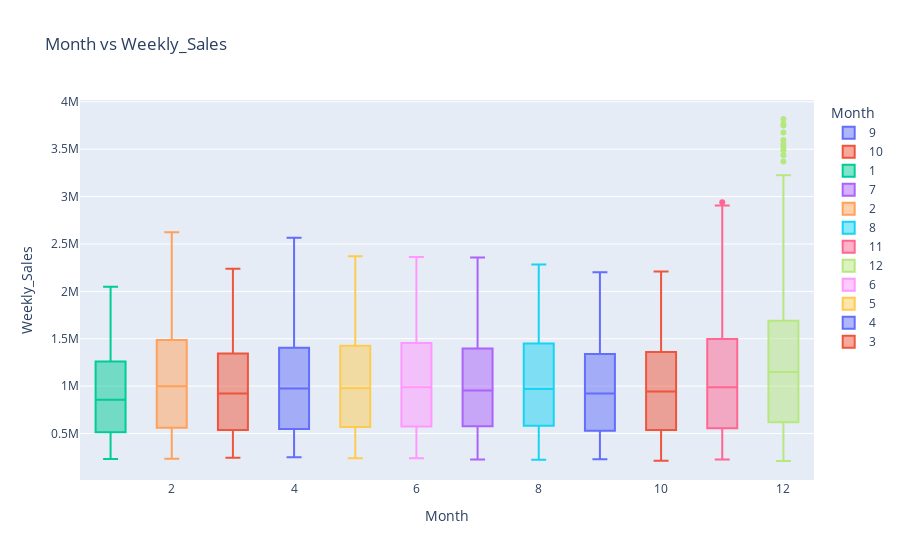
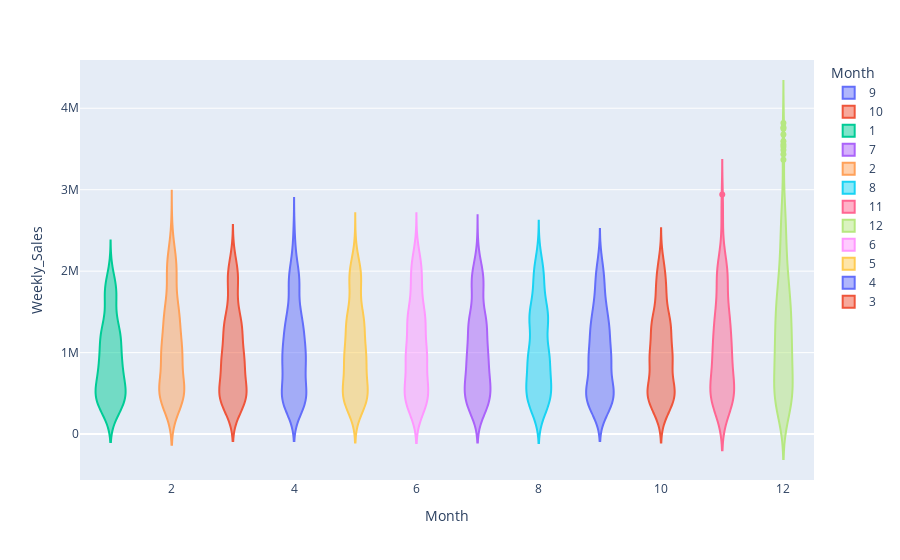

Notebook cell for these charts, in order:
### Markdown cell above
**Further visualization of highly correlated Features(Unemployment, CPI, Month, Temperature )  with Weekly Sales(Target Feature)**

### Code cell
import plotly.express as px
fig = px.box(df, x='Month', y='Weekly_Sales', color='Month', title="Month vs Weekly_Sales")
fig.show()
fig = px.violin(df, x='Month', y='Weekly_Sales', color='Month')
fig.show()

### Figure 1 — Plotly figure (JSON) as saved in the notebook; plotly's stock layout.template omitted (floating-point values rounded to 4 significant figures; data arrays with more than 128 entries replaced by an {"elided": "..."} marker saying what was removed)
{"data": [{"alignmentgroup": "True", "hovertemplate": "Month=%{x}<br>Weekly_Sales=%{y}<extra></extra>", "legendgroup": "9", "marker": {"color": "#636efa"}, "name": "9", "notched": false, "offsetgroup": "9", "orientation": "v", "showlegend": true, "type": "box", "x": {"elided": "466 int values"}, "x0": " ", "xaxis": "x", "y": {"elided": "466 float values"}, "y0": " ", "yaxis": "y"}, {"alignmentgroup": "True", "hovertemplate": "Month=%{x}<br>Weekly_Sales=%{y}<extra></extra>", "legendgroup": "10", "marker": {"color": "#EF553B"}, "name": "10", "notched": false, "offsetgroup": "10", "orientation": "v", "showlegend": true, "type": "box", "x": {"elided": "461 int values"}, "x0": " ", "xaxis": "x", "y": {"elided": "461 float values"}, "y0": " ", "yaxis": "y"}, {"alignmentgroup": "True", "hovertemplate": "Month=%{x}<br>Weekly_Sales=%{y}<extra></extra>", "legendgroup": "1", "marker": {"color": "#00cc96"}, "name": "1", "notched": false, "offsetgroup": "1", "orientation": "v", "showlegend": true, "type": "box", "x": {"elided": "283 int values"}, "x0": " ", "xaxis": "x", "y": {"elided": "283 float values"}, "y0": " ", "yaxis": "y"}, {"alignmentgroup": "True", "hovertemplate": "Month=%{x}<br>Weekly_Sales=%{y}<extra></extra>", "legendgroup": "7", "marker": {"color": "#ab63fa"}, "name": "7", "notched": false, "offsetgroup": "7", "orientation": "v", "showlegend": true, "type": "box", "x": {"elided": "481 int values"}, "x0": " ", "xaxis": "x", "y": {"elided": "481 float values"}, "y0": " ", "yaxis": "y"}, {"alignmentgroup": "True", "hovertemplate": "Month=%{x}<br>Weekly_Sales=%{y}<extra></extra>", "legendgroup": "2", "marker": {"color": "#FFA15A"}, "name": "2", "notched": false, "offsetgroup": "2", "orientation": "v", "showlegend": true, "type": "box", "x": {"elided": "414 int values"}, "x0": " ", "xaxis": "x", "y": {"elided": "414 float values"}, "y0": " ", "yaxis": "y"}, {"alignmentgroup": "True", "hovertemplate": "Month=%{x}<br>Weekly_Sales=%{y}<extra></extra>", "legendgroup": "8", "marker": {"color": "#19d3f3"}, "name": "8", "notched": false, "offsetgroup": "8", "orientation": "v", "showlegend": true, "type": "box", "x": {"elided": "453 int values"}, "x0": " ", "xaxis": "x", "y": {"elided": "453 float values"}, "y0": " ", "yaxis": "y"}, {"alignmentgroup": "True", "hovertemplate": "Month=%{x}<br>Weekly_Sales=%{y}<extra></extra>", "legendgroup": "11", "marker": {"color": "#FF6692"}, "name": "11", "notched": false, "offsetgroup": "11", "orientation": "v", "showlegend": true, "type": "box", "x": {"elided": "272 int values"}, "x0": " ", "xaxis": "x", "y": {"elided": "272 float values"}, "y0": " ", "yaxis": "y"}, {"alignmentgroup": "True", "hovertemplate": "Month=%{x}<br>Weekly_Sales=%{y}<extra></extra>", "legendgroup": "12", "marker": {"color": "#B6E880"}, "name": "12", "notched": false, "offsetgroup": "12", "orientation": "v", "showlegend": true, "type": "box", "x": {"elided": "357 int values"}, "x0": " ", "xaxis": "x", "y": {"elided": "357 float values"}, "y0": " ", "yaxis": "y"}, {"alignmentgroup": "True", "hovertemplate": "Month=%{x}<br>Weekly_Sales=%{y}<extra></extra>", "legendgroup": "6", "marker": {"color": "#FF97FF"}, "name": "6", "notched": false, "offsetgroup": "6", "orientation": "v", "showlegend": true, "type": "box", "x": {"elided": "456 int values"}, "x0": " ", "xaxis": "x", "y": {"elided": "456 float values"}, "y0": " ", "yaxis": "y"}, {"alignmentgroup": "True", "hovertemplate": "Month=%{x}<br>Weekly_Sales=%{y}<extra></extra>", "legendgroup": "5", "marker": {"color": "#FECB52"}, "name": "5", "notched": false, "offsetgroup": "5", "orientation": "v", "showlegend": true, "type": "box", "x": {"elided": "423 int values"}, "x0": " ", "xaxis": "x", "y": {"elided": "423 float values"}, "y0": " ", "yaxis": "y"}, {"alignmentgroup": "True", "hovertemplate": "Month=%{x}<br>Weekly_Sales=%{y}<extra></extra>", "legendgroup": "4", "marker": {"color": "#636efa"}, "name": "4", "notched": false, "offsetgroup": "4", "orientation": "v", "showlegend": true, "type": "box", "x": {"elided": "493 int values"}, "x0": " ", "xaxis": "x", "y": {"elided": "493 float values"}, "y0": " ", "yaxis": "y"}, {"alignmentgroup": "True", "hovertemplate": "Month=%{x}<br>Weekly_Sales=%{y}<extra></extra>", "legendgroup": "3", "marker": {"color": "#EF553B"}, "name": "3", "notched": false, "offsetgroup": "3", "orientation": "v", "showlegend": true, "type": "box", "x": {"elided": "441 int values"}, "x0": " ", "xaxis": "x", "y": {"elided": "441 float values"}, "y0": " ", "yaxis": "y"}], "layout": {"autosize": true, "boxmode": "overlay", "legend": {"title": {"text": "Month"}, "tracegroupgap": 0}, "title": {"text": "Month vs Weekly_Sales"}, "xaxis": {"anchor": "y", "autorange": true, "categoryarray": [9, 10, 1, 7, 2, 8, 11, 12, 6, 5, 4, 3], "categoryorder": "array", "domain": [0, 1], "range": [0.5, 12.5], "title": {"text": "Month"}, "type": "linear"}, "yaxis": {"anchor": "x", "autorange": true, "domain": [0, 1], "range": [9503.0, 4019000.0], "title": {"text": "Weekly_Sales"}, "type": "linear"}}}

### Figure 2 — Plotly figure (JSON) as saved in the notebook; plotly's stock layout.template omitted (floating-point values rounded to 4 significant figures; data arrays with more than 128 entries replaced by an {"elided": "..."} marker saying what was removed)
{"data": [{"alignmentgroup": "True", "box": {"visible": false}, "hovertemplate": "Month=%{x}<br>Weekly_Sales=%{y}<extra></extra>", "legendgroup": "9", "marker": {"color": "#636efa"}, "name": "9", "offsetgroup": "9", "orientation": "v", "scalegroup": "True", "showlegend": true, "type": "violin", "x": {"elided": "466 int values"}, "x0": " ", "xaxis": "x", "y": {"elided": "466 float values"}, "y0": " ", "yaxis": "y"}, {"alignmentgroup": "True", "box": {"visible": false}, "hovertemplate": "Month=%{x}<br>Weekly_Sales=%{y}<extra></extra>", "legendgroup": "10", "marker": {"color": "#EF553B"}, "name": "10", "offsetgroup": "10", "orientation": "v", "scalegroup": "True", "showlegend": true, "type": "violin", "x": {"elided": "461 int values"}, "x0": " ", "xaxis": "x", "y": {"elided": "461 float values"}, "y0": " ", "yaxis": "y"}, {"alignmentgroup": "True", "box": {"visible": false}, "hovertemplate": "Month=%{x}<br>Weekly_Sales=%{y}<extra></extra>", "legendgroup": "1", "marker": {"color": "#00cc96"}, "name": "1", "offsetgroup": "1", "orientation": "v", "scalegroup": "True", "showlegend": true, "type": "violin", "x": {"elided": "283 int values"}, "x0": " ", "xaxis": "x", "y": {"elided": "283 float values"}, "y0": " ", "yaxis": "y"}, {"alignmentgroup": "True", "box": {"visible": false}, "hovertemplate": "Month=%{x}<br>Weekly_Sales=%{y}<extra></extra>", "legendgroup": "7", "marker": {"color": "#ab63fa"}, "name": "7", "offsetgroup": "7", "orientation": "v", "scalegroup": "True", "showlegend": true, "type": "violin", "x": {"elided": "481 int values"}, "x0": " ", "xaxis": "x", "y": {"elided": "481 float values"}, "y0": " ", "yaxis": "y"}, {"alignmentgroup": "True", "box": {"visible": false}, "hovertemplate": "Month=%{x}<br>Weekly_Sales=%{y}<extra></extra>", "legendgroup": "2", "marker": {"color": "#FFA15A"}, "name": "2", "offsetgroup": "2", "orientation": "v", "scalegroup": "True", "showlegend": true, "type": "violin", "x": {"elided": "414 int values"}, "x0": " ", "xaxis": "x", "y": {"elided": "414 float values"}, "y0": " ", "yaxis": "y"}, {"alignmentgroup": "True", "box": {"visible": false}, "hovertemplate": "Month=%{x}<br>Weekly_Sales=%{y}<extra></extra>", "legendgroup": "8", "marker": {"color": "#19d3f3"}, "name": "8", "offsetgroup": "8", "orientation": "v", "scalegroup": "True", "showlegend": true, "type": "violin", "x": {"elided": "453 int values"}, "x0": " ", "xaxis": "x", "y": {"elided": "453 float values"}, "y0": " ", "yaxis": "y"}, {"alignmentgroup": "True", "box": {"visible": false}, "hovertemplate": "Month=%{x}<br>Weekly_Sales=%{y}<extra></extra>", "legendgroup": "11", "marker": {"color": "#FF6692"}, "name": "11", "offsetgroup": "11", "orientation": "v", "scalegroup": "True", "showlegend": true, "type": "violin", "x": {"elided": "272 int values"}, "x0": " ", "xaxis": "x", "y": {"elided": "272 float values"}, "y0": " ", "yaxis": "y"}, {"alignmentgroup": "True", "box": {"visible": false}, "hovertemplate": "Month=%{x}<br>Weekly_Sales=%{y}<extra></extra>", "legendgroup": "12", "marker": {"color": "#B6E880"}, "name": "12", "offsetgroup": "12", "orientation": "v", "scalegroup": "True", "showlegend": true, "type": "violin", "x": {"elided": "357 int values"}, "x0": " ", "xaxis": "x", "y": {"elided": "357 float values"}, "y0": " ", "yaxis": "y"}, {"alignmentgroup": "True", "box": {"visible": false}, "hovertemplate": "Month=%{x}<br>Weekly_Sales=%{y}<extra></extra>", "legendgroup": "6", "marker": {"color": "#FF97FF"}, "name": "6", "offsetgroup": "6", "orientation": "v", "scalegroup": "True", "showlegend": true, "type": "violin", "x": {"elided": "456 int values"}, "x0": " ", "xaxis": "x", "y": {"elided": "456 float values"}, "y0": " ", "yaxis": "y"}, {"alignmentgroup": "True", "box": {"visible": false}, "hovertemplate": "Month=%{x}<br>Weekly_Sales=%{y}<extra></extra>", "legendgroup": "5", "marker": {"color": "#FECB52"}, "name": "5", "offsetgroup": "5", "orientation": "v", "scalegroup": "True", "showlegend": true, "type": "violin", "x": {"elided": "423 int values"}, "x0": " ", "xaxis": "x", "y": {"elided": "423 float values"}, "y0": " ", "yaxis": "y"}, {"alignmentgroup": "True", "box": {"visible": false}, "hovertemplate": "Month=%{x}<br>Weekly_Sales=%{y}<extra></extra>", "legendgroup": "4", "marker": {"color": "#636efa"}, "name": "4", "offsetgroup": "4", "orientation": "v", "scalegroup": "True", "showlegend": true, "type": "violin", "x": {"elided": "493 int values"}, "x0": " ", "xaxis": "x", "y": {"elided": "493 float values"}, "y0": " ", "yaxis": "y"}, {"alignmentgroup": "True", "box": {"visible": false}, "hovertemplate": "Month=%{x}<br>Weekly_Sales=%{y}<extra></extra>", "legendgroup": "3", "marker": {"color": "#EF553B"}, "name": "3", "offsetgroup": "3", "orientation": "v", "scalegroup": "True", "showlegend": true, "type": "violin", "x": {"elided": "441 int values"}, "x0": " ", "xaxis": "x", "y": {"elided": "441 float values"}, "y0": " ", "yaxis": "y"}], "layout": {"autosize": true, "legend": {"title": {"text": "Month"}, "tracegroupgap": 0}, "margin": {"t": 60}, "violinmode": "overlay", "xaxis": {"anchor": "y", "autorange": true, "categoryarray": [9, 10, 1, 7, 2, 8, 11, 12, 6, 5, 4, 3], "categoryorder": "array", "domain": [0, 1], "range": [0.5, 12.5], "title": {"text": "Month"}, "type": "linear"}, "yaxis": {"anchor": "x", "autorange": true, "domain": [0, 1], "range": [-563500.0, 4592000.0], "title": {"text": "Weekly_Sales"}, "type": "linear"}}}
